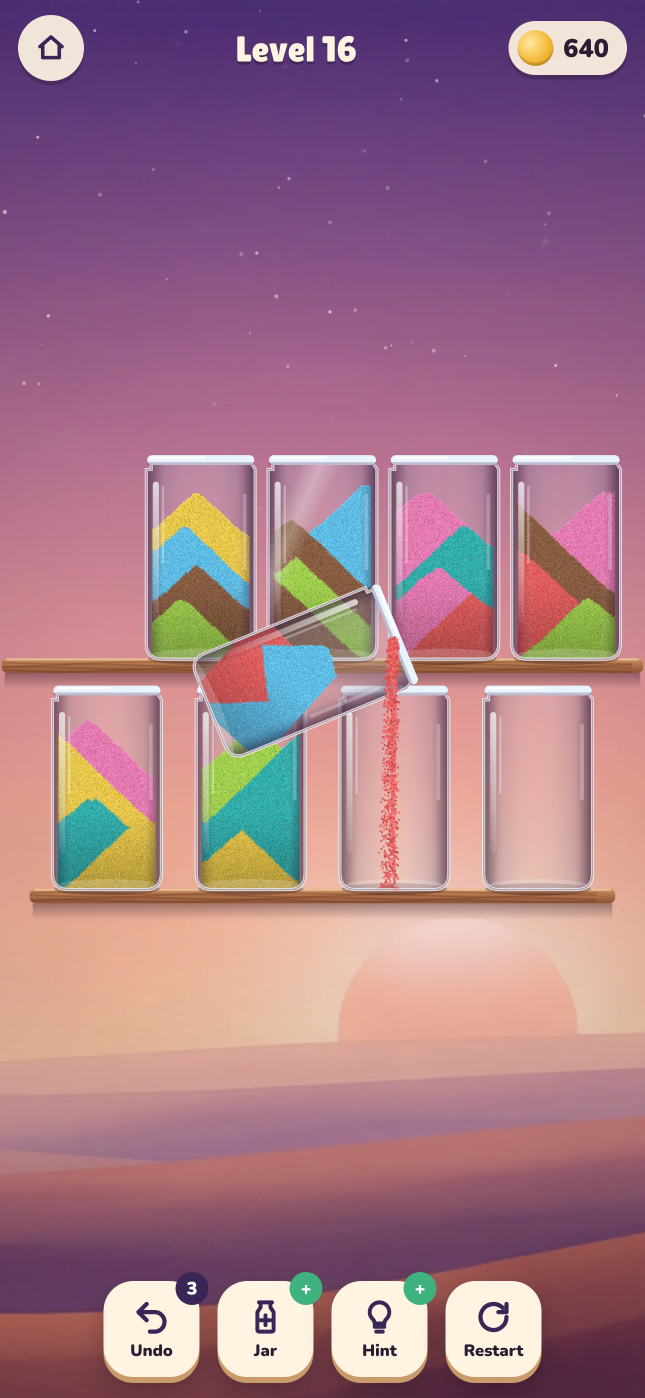
#> input picture store/raw/1-pour.png, 1290 x 2796 px (shown at 1/2 size)
$ python make-icons.py ../../store/raw/1-pour.png
#> lines starting #> are read from the running program, lines starting #| are printed output that depends on the picture; after the words box and inside, x2 and y2 are one past the last pixel; in counts of white or black regions, pixels touching at a corner belong together
#!/usr/bin/env python3
"""Generate Android launcher icons + splash images from ../web/icon-512.png.

Usage (from android-app/):  python3 tools/make-icons.py [path/to/icon.png]
Re-run whenever the game icon changes. Needs Pillow (pip install pillow).
"""
import os
import sys
from PIL import Image, ImageDraw, ImageFilter

HERE = os.path.dirname(os.path.abspath(__file__))
APP = os.path.dirname(HERE)
SRC = sys.argv[1] if len(sys.argv) > 1 else os.path.join(APP, "..", "web", "icon-512.png")
RES = os.path.join(APP, "android", "app", "src", "main", "res")
BG = (0x3a, 0x24, 0x50, 255)  # #3a2450, the game background

DENSITIES = {"mdpi": 1.0, "hdpi": 1.5, "xhdpi": 2.0, "xxhdpi": 3.0, "xxxhdpi": 4.0}
SS = 4  # supersampling factor for smooth mask edges


def mask(size, kind):
    big = size * SS
    m = Image.new("L", (big, big), 0)
    d = ImageDraw.Draw(m)
    if kind == "circle":
        d.ellipse((0, 0, big - 1, big - 1), fill=255)
    else:  # rounded square, like Android's legacy icon grid
        d.rounded_rectangle((0, 0, big - 1, big - 1), radius=int(big * 0.18), fill=255)
    return m.resize((size, size), Image.LANCZOS)


def legacy(src, px, kind):
    # Legacy (pre-Android 8) icons: 48dp canvas, artwork inset ~4% so it is not clipped.
    canvas = Image.new("RGBA", (px, px), (0, 0, 0, 0))
    inner = round(px * 0.92)
    art = src.resize((inner, inner), Image.LANCZOS)
    art.putalpha(mask(inner, kind))
    off = (px - inner) // 2
    canvas.alpha_composite(art, (off, off))
    return canvas


def main():
    src = Image.open(SRC).convert("RGBA")
    for name, scale in DENSITIES.items():
        d = os.path.join(RES, "mipmap-" + name)
        os.makedirs(d, exist_ok=True)
        px = round(48 * scale)
        legacy(src, px, "square").save(os.path.join(d, "ic_launcher.png"))
        legacy(src, px, "circle").save(os.path.join(d, "ic_launcher_round.png"))
        # Adaptive foreground: 108dp layer, launcher shows the centre 72dp (safe circle 66dp).
        # The art is shrunk to 80dp with a feathered edge so the whole tree stays visible;
        # values/ic_launcher_background.xml matches the icon's night-blue edge.
        fg_px = round(108 * scale)
        art_px = round(80 * scale)
        art = src.resize((art_px, art_px), Image.LANCZOS)
        feather = Image.new("L", (art_px, art_px), 0)
        pad = max(2, art_px // 30)
        ImageDraw.Draw(feather).rectangle((pad, pad, art_px - 1 - pad, art_px - 1 - pad), fill=255)
        art.putalpha(feather.filter(ImageFilter.GaussianBlur(pad)))
        fg = Image.new("RGBA", (fg_px, fg_px), (0, 0, 0, 0))
        fg.alpha_composite(art, ((fg_px - art_px) // 2, (fg_px - art_px) // 2))
        fg.save(os.path.join(d, "ic_launcher_foreground.png"))
#> this loop made 5 passes
#> pass 1, in legacy, `art = src.resize((inner, inner), Image.LANCZOS)`:
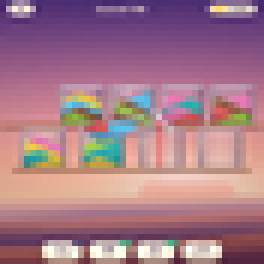
#> art: PIL image 44x44 RGBA (shown 6 times larger); mean R, G, B, A 165.2, 121.5, 136, 255
#> pass 1, in main, `legacy(src, px, "square").save(os.path.join(d, "ic_launcher.png"))`:
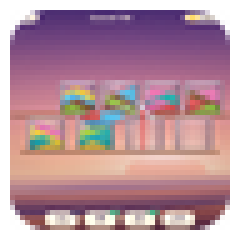
#> saved as ic_launcher.png: PIL image 48x48 RGBA (shown 5 times larger); mean R, G, B, A 137.8, 101.5, 113.3, 208.4; transparent parts drawn white
#> after the loop:
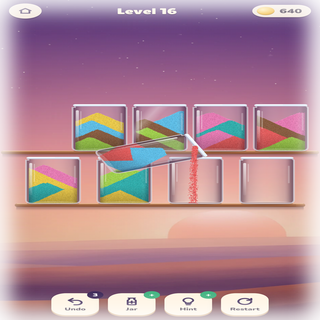
#> art: PIL image 320x320 RGBA; mean R, G, B, A 165.1, 121.4, 135.9, 222.4; transparent parts drawn white
#> after the loop:
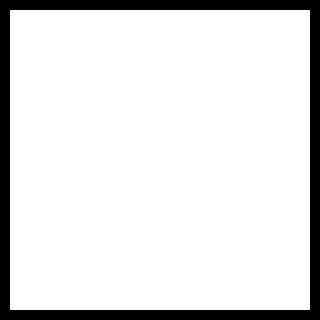
#> feather: PIL image 320x320 L; 87.9% white; 1 black region, box (x1, y1, x2, y2) and area: (0, 0, 320, 320) 12400
#> after the loop:
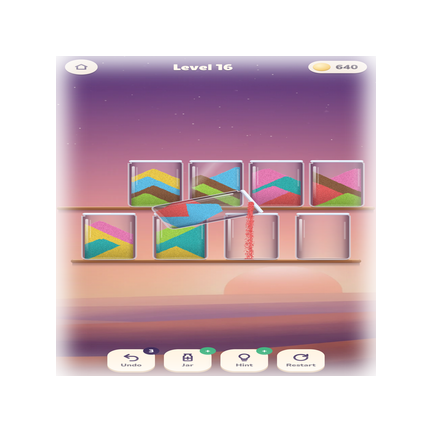
#> fg: PIL image 432x432 RGBA; mean R, G, B, A 90.6, 66.6, 74.5, 122; transparent parts drawn white

    # Splash screens (shown while the WebView boots): icon centred on the game background colour.
    for f in os.listdir(RES):
        p = os.path.join(RES, f, "splash.png")
        if f.startswith("drawable") and os.path.exists(p):
            w, h = Image.open(p).size
            img = Image.new("RGBA", (w, h), BG)
            s = round(min(w, h) * 0.35)
            art = src.resize((s, s), Image.LANCZOS)
            art.putalpha(mask(s, "square"))
            img.alpha_composite(art, ((w - s) // 2, (h - s) // 2))
            img.convert("RGB").save(p)
    print("icons written to", RES)
#| icons written to android-app/android/app/src/main/res


if __name__ == "__main__":
    main()
